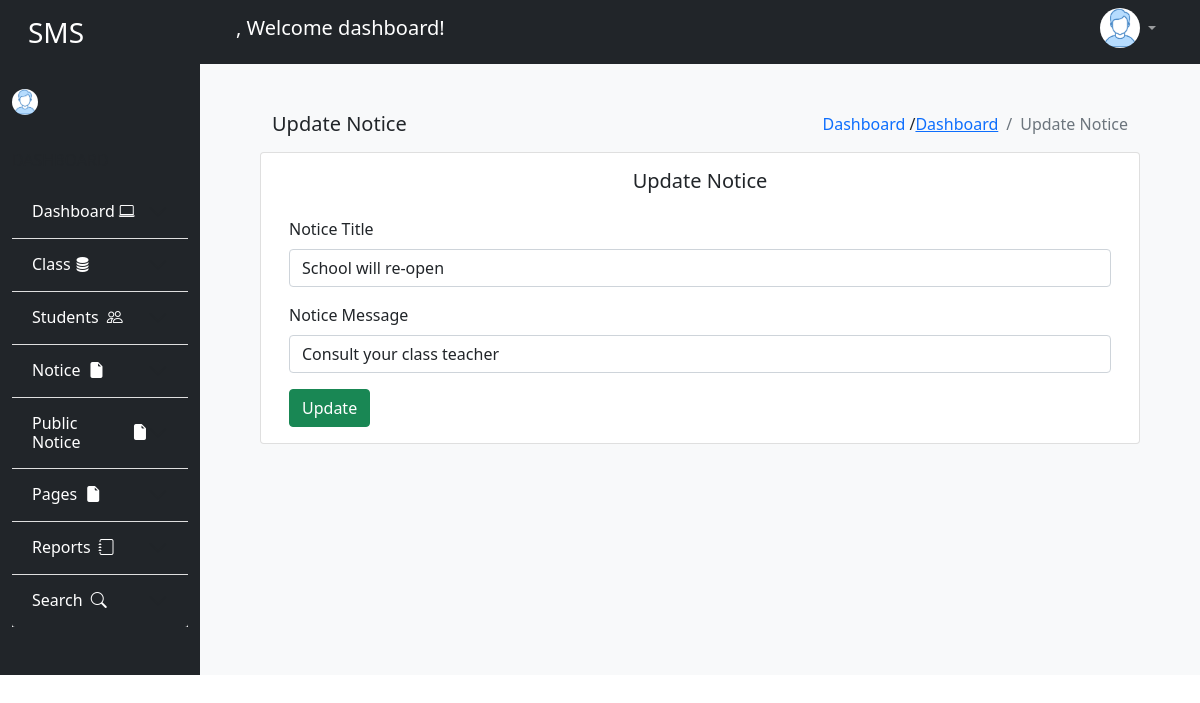
Page /admin/update_public_notice.php?S_No=1 on the committed database.
### tables this page shows
CREATE TABLE `public_notice` (
  `S_No` int(11) NOT NULL,
  `Notice_Title` varchar(33) NOT NULL,
  `Notice_Message` varchar(150) NOT NULL,
  `Notice_Date` timestamp(6) NOT NULL DEFAULT current_timestamp(6) ON UPDATE current_timestamp(6),
  `Deleted` tinyint(11) NOT NULL DEFAULT 0
);

### admin/update_public_notice.php (the view, shortened to what this page needs)
<?php
$conn = mysqli_connect('localhost', 'root', '', 'student_management');
if(isset($_REQUEST['S_No'])){
    $retrieve = $_REQUEST['S_No'];
    $view = "select * from public_notice where S_No = $retrieve";
    if($result = mysqli_query($conn, $view)){
        if(mysqli_num_rows($result) == 1){
            $row = mysqli_fetch_array($result);
        }
    }
}
?>
<!DOCTYPE html>
<html lang="en">
<head>
    <link rel="stylesheet" href="../bootstrap/bootstrap.min.css">
    <link rel="stylesheet" href="../dashboard.css">
    <link rel="stylesheet" href="https://cdn.jsdelivr.net/npm/bootstrap-icons@1.11.2/font/bootstrap-icons.min.css">
</head>
<body>
    <div class="container-fluid">
        <div class="row">
            <div class="col-sm-12">
                <?php include_once('includes/header.php'); ?>
            </div>
        </div>
        <div class="row m-0 p-0">
            <div class="col-sm-2 bg-dark">
                <div class="row">
                    <div class="col-sm-12 bg-dark">
                        <?php include_once('includes/aside.php'); ?>
                    </div>
                </div>
            </div>
            <div class="col-sm-10 bg-light">
                <div class="row m-5">
                    <div class="col-sm-12">
                        <h5 class="float-start">Update Notice</h5>
                        <nav aria-label="breadcrumb" class="float-end">
                            <ol class="breadcrumb">
                                <li class="breadcrumb-item"><a href="admindb.php">Dashboard</a></li>
                                <li class="breadcrumb-item active" aria-current="page">Update Notice</li>
                            </ol>
                        </nav>
                        <p class="float-end"><a href="admindb.php" class="text-decoration-none">Dashboard </a>/ </p>
                    </div>
                    <div class="card">
                        <div class="bg-white mt-3 text-center">
                            <h5>Update Notice</h5>
                        </div>
                        <div class="card-body">
                            <form class="row g-3" method="post" enctype="multipart/form-data">
                                <div class="form-group">
                                    <label class="form-label">Notice Title</label>
                                    <input class="form-control" type="text" name="title" value="<?php echo $row['Notice_Title'] ?>">
                                </div>
                                <div class="form-group">
                                    <label class="form-label">Notice Message</label>
                                    <input class="form-control" type="text" name="message" value="<?php echo $row['Notice_Message'] ?>">
                                </div>
                                <div class="form-group">
                                    <button type="submit" class="btn btn-success" name="update">Update</button>
                                </div>
                            </form>
                        </div>
                    </div>
                </div>
            </div>
        </div>
   </div>
</body>
</html>

### dashboard.css (style rules this page uses)
* { margin: 0; padding: 0; box-sizing: border-box; }

### rows in the picture
public_notice: title "School will re-open", message "Consult your class teacher"
